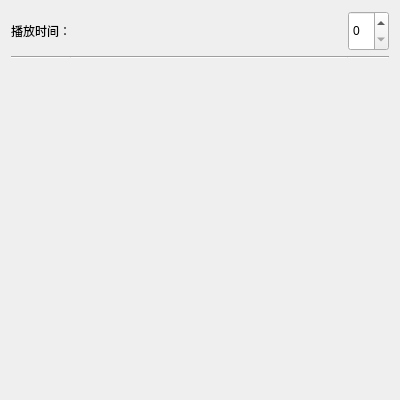
<?xml version="1.0" encoding="UTF-8"?>
<ui version="4.0">
 <class>set</class>
 <widget class="QWidget" name="set">
  <property name="geometry">
   <rect>
    <x>0</x>
    <y>0</y>
    <width>400</width>
    <height>400</height>
   </rect>
  </property>
  <property name="minimumSize">
   <size>
    <width>400</width>
    <height>400</height>
   </size>
  </property>
  <property name="maximumSize">
   <size>
    <width>400</width>
    <height>400</height>
   </size>
  </property>
  <property name="windowTitle">
   <string>壁纸播放设置</string>
  </property>
  <layout class="QVBoxLayout" name="verticalLayout">
   <item>
    <layout class="QGridLayout" name="gridLayout">
     <property name="horizontalSpacing">
      <number>0</number>
     </property>
     <property name="verticalSpacing">
      <number>5</number>
     </property>
     <item row="0" column="1">
      <spacer name="horizontalSpacer">
       <property name="orientation">
        <enum>Qt::Orientation::Horizontal</enum>
       </property>
       <property name="sizeHint" stdset="0">
        <size>
         <width>40</width>
         <height>20</height>
        </size>
       </property>
      </spacer>
     </item>
     <item row="0" column="0">
      <widget class="QLabel" name="label_paly_time">
       <property name="styleSheet">
        <string notr="true">font: 16pt &quot;Microsoft YaHei UI&quot;;</string>
       </property>
       <property name="text">
        <string>播放时间：</string>
       </property>
      </widget>
     </item>
     <item row="0" column="2">
      <widget class="SpinBox" name="spinBox_paly_time">
       <property name="minimumSize">
        <size>
         <width>0</width>
         <height>40</height>
        </size>
       </property>
      </widget>
     </item>
     <item row="2" column="2">
      <spacer name="verticalSpacer_2">
       <property name="orientation">
        <enum>Qt::Orientation::Vertical</enum>
       </property>
       <property name="sizeHint" stdset="0">
        <size>
         <width>20</width>
         <height>40</height>
        </size>
       </property>
      </spacer>
     </item>
     <item row="2" column="0">
      <spacer name="verticalSpacer">
       <property name="orientation">
        <enum>Qt::Orientation::Vertical</enum>
       </property>
       <property name="sizeHint" stdset="0">
        <size>
         <width>20</width>
         <height>40</height>
        </size>
       </property>
      </spacer>
     </item>
     <item row="1" column="0">
      <widget class="Line" name="line">
       <property name="orientation">
        <enum>Qt::Orientation::Horizontal</enum>
       </property>
      </widget>
     </item>
     <item row="1" column="1">
      <widget class="Line" name="line_2">
       <property name="orientation">
        <enum>Qt::Orientation::Horizontal</enum>
       </property>
      </widget>
     </item>
     <item row="1" column="2">
      <widget class="Line" name="line_3">
       <property name="orientation">
        <enum>Qt::Orientation::Horizontal</enum>
       </property>
      </widget>
     </item>
    </layout>
   </item>
  </layout>
 </widget>
 <customwidgets>
  <customwidget>
   <class>SpinBox</class>
   <extends>QSpinBox</extends>
   <header>qfluentwidgets.components.widgets</header>
  </customwidget>
 </customwidgets>
 <resources/>
 <connections/>
</ui>
